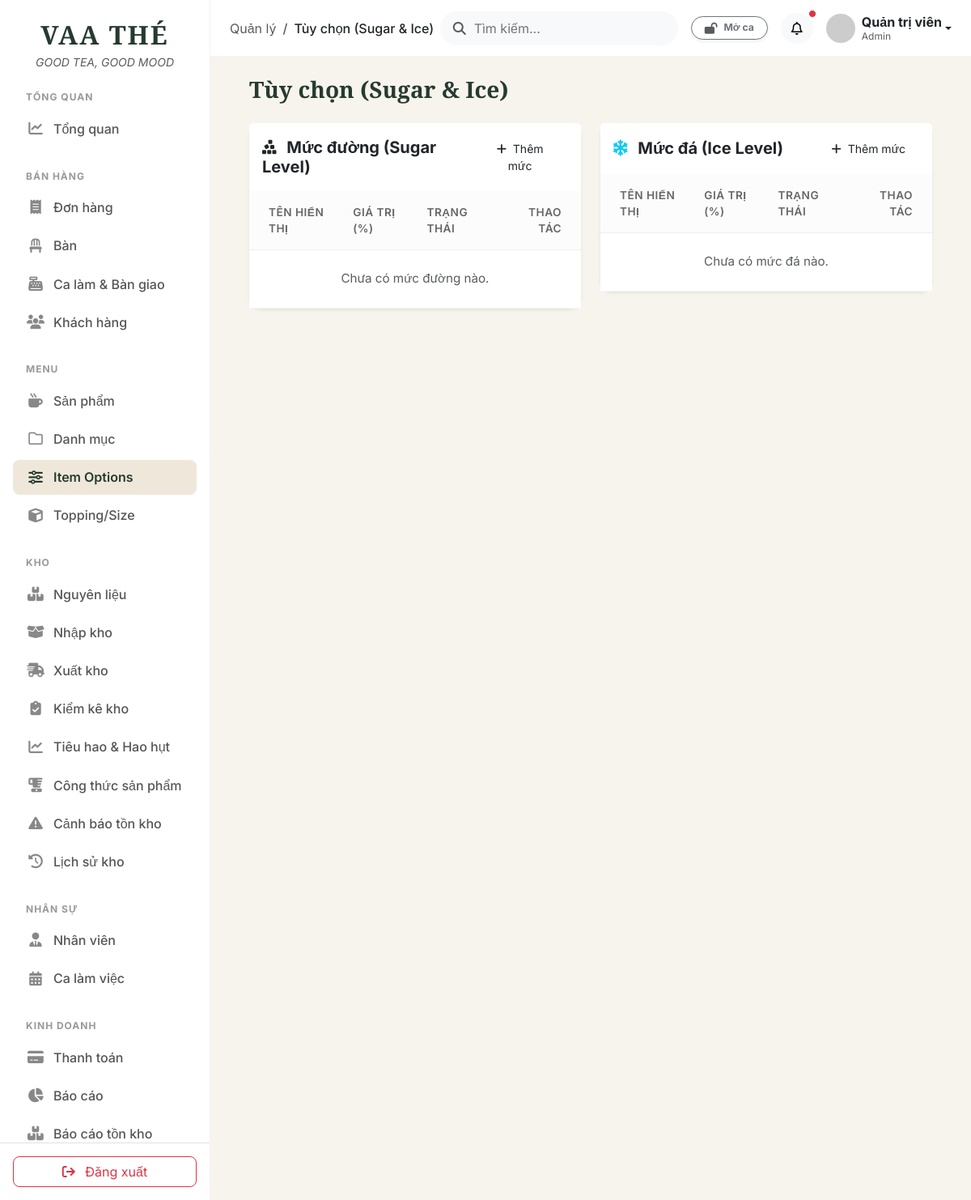
Page /public/admin.php?route=options (signed in) on the earlier database version.
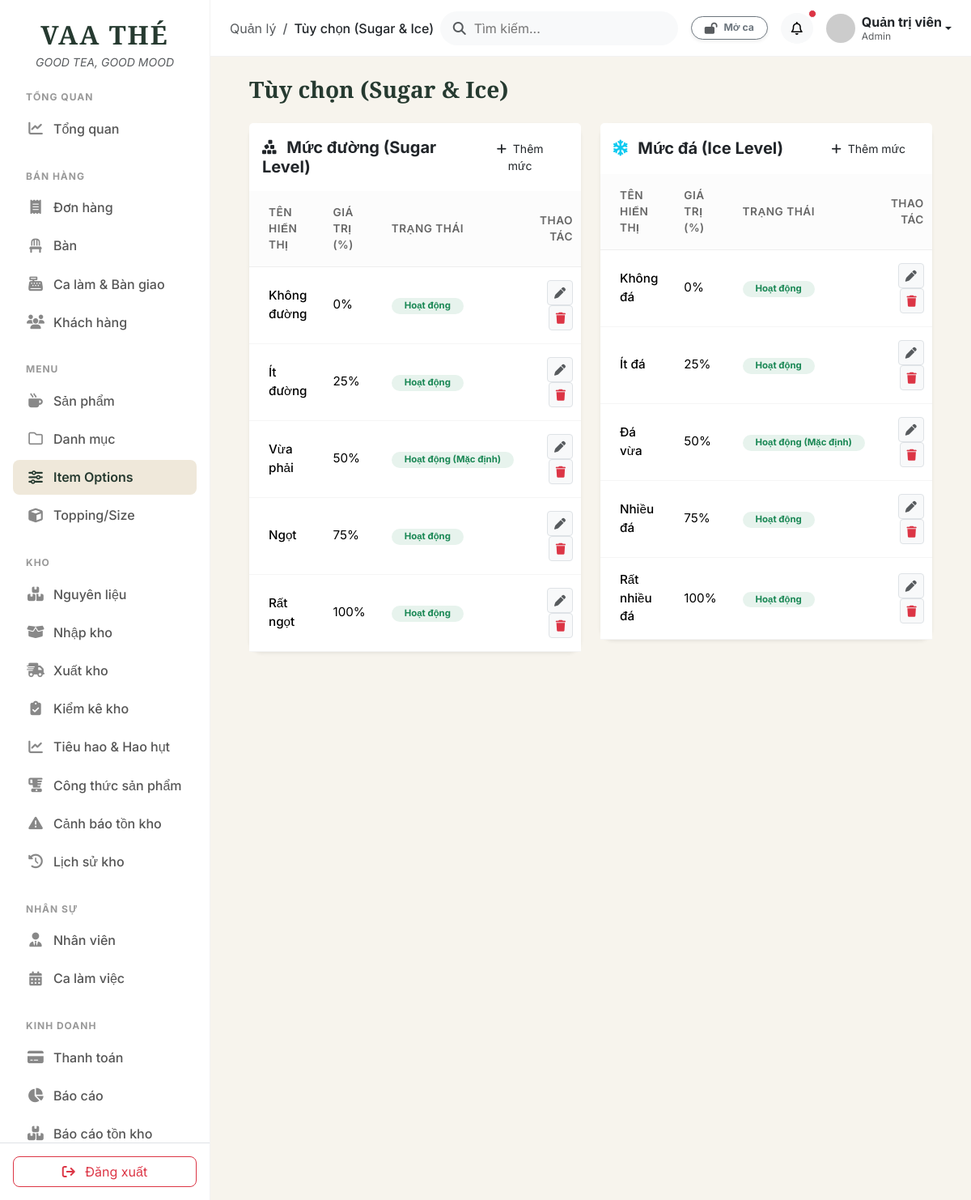
Same page on the later database version.
### tables this page shows
CREATE TABLE `item_options` (
  `id` int(10) unsigned NOT NULL AUTO_INCREMENT,
  `type` enum('sugar','ice') NOT NULL,
  `name` varchar(50) NOT NULL,
  `value` int(11) NOT NULL,
  `is_default` tinyint(1) DEFAULT 0,
  `status` tinyint(1) DEFAULT 1,
  PRIMARY KEY (`id`)
);

### app/controllers/Admin/OptionController.php (called while the page is built, shortened)
<?php
class OptionController {
    public function index() {
        require_once __DIR__ . '/../../models/ItemOption.php';
        $optionModel = new ItemOption();
        $sugarOptions = $optionModel->getSugarOptions(true);
        $iceOptions = $optionModel->getIceOptions(true);
        require_once __DIR__ . '/../../views/admin/options/index.php';
        require_once __DIR__ . '/../../views/layouts/admin.php';
    }
}

### app/models/ItemOption.php (called while the page is built, shortened)
<?php
require_once __DIR__ . '/../config/database.php';
class ItemOption {
    private $conn;
    public function __construct() {
        global $conn;
        $this->conn = $conn;
    }
    public function getSugarOptions($includeHidden = false) {
        $statusCondition = $includeHidden ? "" : "AND status = 1";
        $sql = "SELECT * FROM item_options WHERE type = 'sugar' $statusCondition ORDER BY value ASC";
        $result = $this->conn->query($sql);
        return $result->fetch_all(MYSQLI_ASSOC);
    }
    public function getIceOptions($includeHidden = false) {
        $statusCondition = $includeHidden ? "" : "AND status = 1";
        $sql = "SELECT * FROM item_options WHERE type = 'ice' $statusCondition ORDER BY value ASC";
        $result = $this->conn->query($sql);
        return $result->fetch_all(MYSQLI_ASSOC);
    }
}

### app/views/admin/options/index.php (the view, shortened to what the changed rows need)
<div class="container-fluid px-4">
    <div class="row g-4">
        <div class="col-md-6">
            <div class="card border-0 shadow-sm rounded-4">
                <div class="card-body p-0">
                    <div class="table-responsive">
                        <table class="table table-hover align-middle mb-0">
                            <thead class="table-light">
                                <tr>
                                    <th class="ps-4">Tên hiển thị</th>
                                    <th>Giá trị (%)</th>
                                    <th>Trạng thái</th>
                                    <th class="text-end pe-4">Thao tác</th>
                                </tr>
                            </thead>
                            <tbody>
                                <?php foreach ($sugarOptions as $s): ?>
                                <tr>
                                    <td class="ps-4 fw-medium"><?= htmlspecialchars($s['name']) ?></td>
                                    <td><?= $s['value'] ?>%</td>
                                    <td>
                                        <?php if ($s['status'] == 1): ?>
                                            <?php if ($s['is_default'] == 1): ?>
                                                <span class="badge bg-success bg-opacity-10 text-success rounded-pill px-3">Hoạt động (Mặc định)</span>
                                            <?php else: ?>
                                                <span class="badge bg-success bg-opacity-10 text-success rounded-pill px-3">Hoạt động</span>
                                            <?php endif; ?>
                                        <?php else: ?>
                                            <span class="badge bg-secondary bg-opacity-10 text-secondary rounded-pill px-3">Ẩn</span>
                                        <?php endif; ?>
                                    </td>
                                    <td class="text-end pe-4">
                                        <button class="btn btn-sm btn-light border shadow-none" title="Sửa" data-bs-toggle="modal" data-bs-target="#optionModal" onclick="openOptionModal('sugar', '<?= $s['id'] ?>', '<?= htmlspecialchars($s['name'], ENT_QUOTES) ?>', '<?= $s['value'] ?>', <?= $s['is_default'] ? 'true' : 'false' ?>, <?= $s['status'] ? 'true' : 'false' ?>)"><i class="fa-solid fa-pen text-muted"></i></button>
                                        <a href="admin.php?route=options&action=delete&id=<?= $s['id'] ?>" class="btn btn-sm btn-light border shadow-none" title="Xóa" onclick="return confirm('Bạn có chắc chắn muốn xóa?')"><i class="fa-solid fa-trash text-danger"></i></a>
                                    </td>
                                </tr>
                                <?php endforeach; ?>
                                <?php if (empty($sugarOptions)): ?>
                                <tr>
                                    <td colspan="4" class="text-center py-4 text-muted">Chưa có mức đường nào.</td>
                                </tr>
                                <?php endif; ?>
                            </tbody>
                        </table>
                    </div>
                </div>
            </div>
        </div>
        <div class="col-md-6">
            <div class="card border-0 shadow-sm rounded-4">
                <div class="card-body p-0">
                    <div class="table-responsive">
                        <table class="table table-hover align-middle mb-0">
                            <thead class="table-light">
                                <tr>
                                    <th class="ps-4">Tên hiển thị</th>
                                    <th>Giá trị (%)</th>
                                    <th>Trạng thái</th>
                                    <th class="text-end pe-4">Thao tác</th>
                                </tr>
                            </thead>
                            <tbody>
                                <?php foreach ($iceOptions as $i): ?>
                                <tr>
                                    <td class="ps-4 fw-medium"><?= htmlspecialchars($i['name']) ?></td>
                                    <td><?= $i['value'] ?>%</td>
                                    <td>
                                        <?php if ($i['status'] == 1): ?>
                                            <?php if ($i['is_default'] == 1): ?>
                                                <span class="badge bg-success bg-opacity-10 text-success rounded-pill px-3">Hoạt động (Mặc định)</span>
                                            <?php else: ?>
                                                <span class="badge bg-success bg-opacity-10 text-success rounded-pill px-3">Hoạt động</span>
                                            <?php endif; ?>
                                        <?php else: ?>
                                            <span class="badge bg-secondary bg-opacity-10 text-secondary rounded-pill px-3">Ẩn</span>
                                        <?php endif; ?>
                                    </td>
                                    <td class="text-end pe-4">
                                        <button class="btn btn-sm btn-light border shadow-none" title="Sửa" data-bs-toggle="modal" data-bs-target="#optionModal" onclick="openOptionModal('ice', '<?= $i['id'] ?>', '<?= htmlspecialchars($i['name'], ENT_QUOTES) ?>', '<?= $i['value'] ?>', <?= $i['is_default'] ? 'true' : 'false' ?>, <?= $i['status'] ? 'true' : 'false' ?>)"><i class="fa-solid fa-pen text-muted"></i></button>
                                        <a href="admin.php?route=options&action=delete&id=<?= $i['id'] ?>" class="btn btn-sm btn-light border shadow-none" title="Xóa" onclick="return confirm('Bạn có chắc chắn muốn xóa?')"><i class="fa-solid fa-trash text-danger"></i></a>
                                    </td>
                                </tr>
                                <?php endforeach; ?>
                                <?php if (empty($iceOptions)): ?>
                                <tr>
                                    <td colspan="4" class="text-center py-4 text-muted">Chưa có mức đá nào.</td>
                                </tr>
                                <?php endif; ?>
                            </tbody>
                        </table>
                    </div>
                </div>
            </div>
        </div>
    </div>
</div>

Differences in the rows shown:
added item_options: name "Không đường", value "0", status "Hoạt động", shown under "Mức đường (Sugar Level)"
added item_options: name "Ít đường", value "25", status "Hoạt động", shown under "Mức đường (Sugar Level)"
added item_options: name "Vừa phải", value "50", status "Hoạt động (Mặc định)", shown under "Mức đường (Sugar Level)"
added item_options: name "Ngọt", value "75", status "Hoạt động", shown under "Mức đường (Sugar Level)"
added item_options: name "Rất ngọt", value "100", status "Hoạt động", shown under "Mức đường (Sugar Level)"
added item_options: name "Không đá", value "0", status "Hoạt động", shown under "Mức đá (Ice Level)"
added item_options: name "Ít đá", value "25", status "Hoạt động", shown under "Mức đá (Ice Level)"
added item_options: name "Đá vừa", value "50", status "Hoạt động (Mặc định)", shown under "Mức đá (Ice Level)"
added item_options: name "Nhiều đá", value "75", status "Hoạt động", shown under "Mức đá (Ice Level)"
added item_options: name "Rất nhiều đá", value "100", status "Hoạt động", shown under "Mức đá (Ice Level)"
Other differences:
text no longer shown: "Chưa có mức đường nào. Chưa có mức đá nào."
